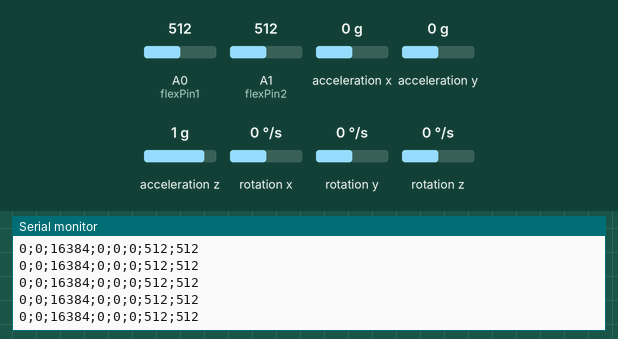
Simulated run of this sketch. Board: Arduino Uno, built with avr-gcc and run on an emulated ATmega328P. Shown: the last lines printed to the serial monitor. Wiring (inferred from the names in the program): MPU-6050 motion sensor at I2C address 0x68. Inputs (shaded band) come from the test bench; at power-on: acceleration x 0 g, acceleration y 0 g, acceleration z 1 g, A0 (flexPin1) = 512, A1 (flexPin2) = 512, rotation x 0 °/s, rotation y 0 °/s, rotation z 0 °/s.

Above: at 1.2 s.
1.3 s: acceleration x set to 0.8 g
At 1.4 s:
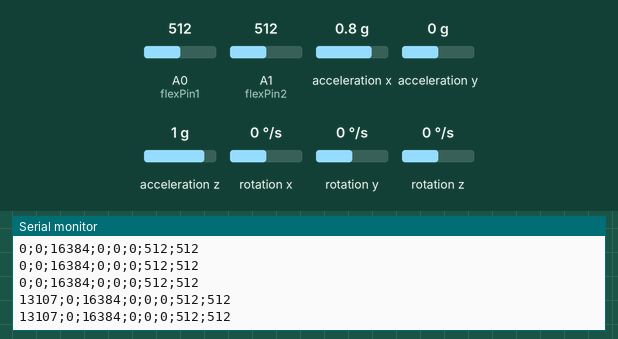
4.3 s: acceleration y set to -1.4 g
At 4.4 s:
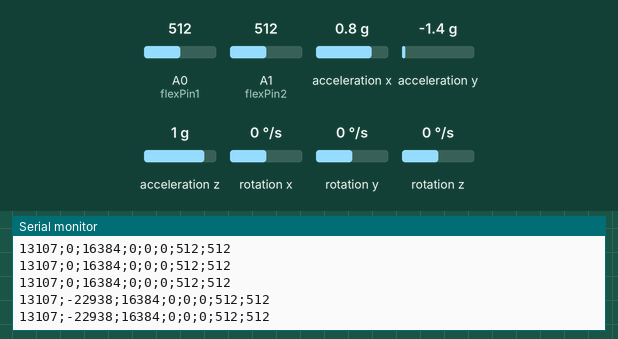
7.3 s: acceleration z set to -1.4 g
At 7.3 s:
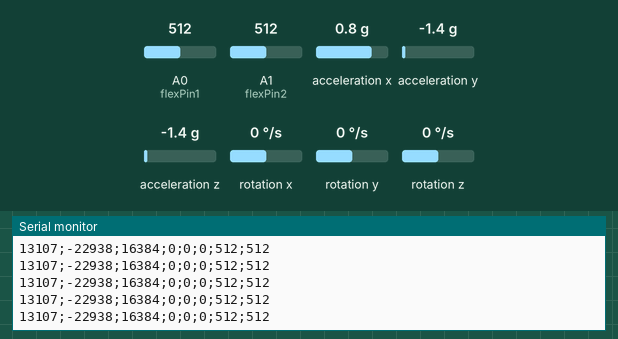
10.3 s: A0 (flexPin1) set to 716
At 10.31 s:
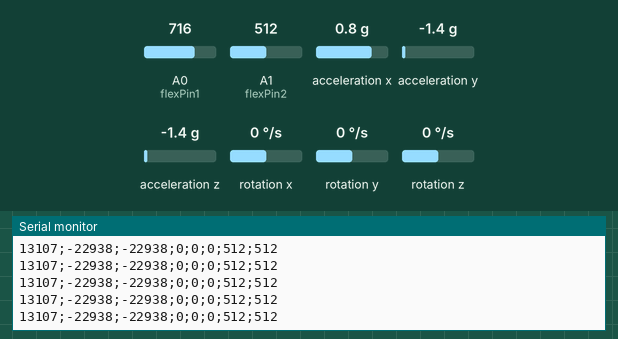
11.8 s: A1 (flexPin2) set to 716
At 11.82 s:
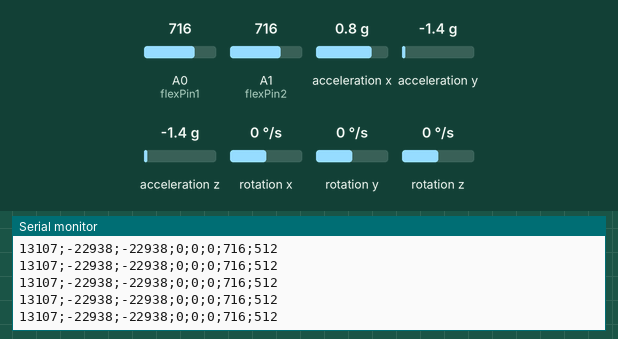
13.3 s: A0 (flexPin1) set to 992
At 13.32 s:
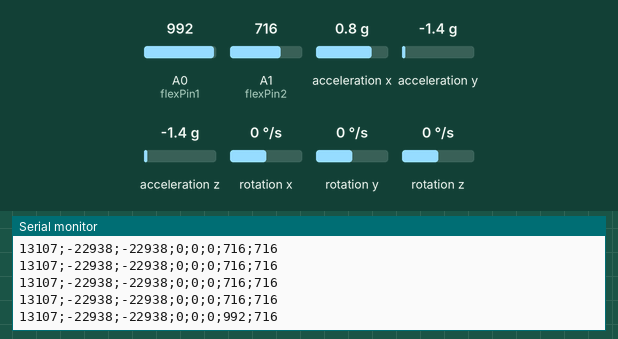

The sketch:

mpu6050_2.ino
```cpp
/* ARDUINO CODE.   Copy and paste in Arduino IDE

// MPU 6050   --->   Arduino
//
//  VCC   ----->   3.3v
//  GND   ----->   GND
//  SCL   ----->   A5 pin
//  SDA   ----->   A4 pin*/


#include<Wire.h>
const int MPU=0x68;  // I2C address of the MPU-6050
int16_t AcX,AcY,AcZ,Tmp,GyX,GyY,GyZ;
 const int flexPin1  = A0; //pin A0 to read analog input
const int flexPin2  = A1;// for long flex sensor 120,220 oorg,for short flex sensor 40,140 yvrg
//Variables:
int value1; //save analog value
int value2;

// value returned is in interval [-32768, 32767] so for normalize multiply GyX and others for gyro_normalizer_factor
// float gyro_normalizer_factor = 1.0f / 32768.0f;

void setup(){
  Wire.begin();
  Wire.beginTransmission(MPU);
  Wire.write(0x6B);  // PWR_MGMT_1 register
  Wire.write(0);     // set to zero (wakes up the MPU-6050)
  Wire.endTransmission(true);

  Serial.begin(9600);
}


void loop(){


  value1 = analogRead(flexPin1);         //Read and save analog value from potentiometer
  value2 = analogRead(flexPin2);
  /*//Print value
  if(value<750)Serial.println("0");
  if(value>750)Serial.print("1");
  delay(10);*/                          //Small delay

  Wire.beginTransmission(MPU);
  Wire.write(0x3B);  // starting with register 0x3B (ACCEL_XOUT_H)
  Wire.endTransmission(false);
  Wire.requestFrom(MPU,14,true);  // request a total of 14 registers
  AcX=Wire.read()<<8|Wire.read();  // 0x3B (ACCEL_XOUT_H) & 0x3C (ACCEL_XOUT_L)
  AcY=Wire.read()<<8|Wire.read();  // 0x3D (ACCEL_YOUT_H) & 0x3E (ACCEL_YOUT_L)
  AcZ=Wire.read()<<8|Wire.read();  // 0x3F (ACCEL_ZOUT_H) & 0x40 (ACCEL_ZOUT_L)
  Tmp=Wire.read()<<8|Wire.read();  // 0x41 (TEMP_OUT_H) & 0x42 (TEMP_OUT_L)
  GyX=Wire.read()<<8|Wire.read();  // 0x43 (GYRO_XOUT_H) & 0x44 (GYRO_XOUT_L)
  GyY=Wire.read()<<8|Wire.read();  // 0x45 (GYRO_YOUT_H) & 0x46 (GYRO_YOUT_L)
  GyZ=Wire.read()<<8|Wire.read();  // 0x47 (GYRO_ZOUT_H) & 0x48 (GYRO_ZOUT_L)

  Serial.print(AcX); Serial.print(";"); Serial.print(AcY); Serial.print(";"); Serial.print(AcZ); Serial.print(";");
  Serial.print(GyX); Serial.print(";"); Serial.print(GyY); Serial.print(";"); Serial.print(GyZ);Serial.print(";");
  Serial.print(value1); Serial.print(";");Serial.print(value2);Serial.println("");
  Serial.flush();

  delay(10);
}
```

Measured:
- after the input at 1.3 s, the serial monitor: prints a new line at once (image 1)
- after the input at 4.3 s, the serial monitor: prints a new line at once (image 2)
- after the input at 13.3 s, the serial monitor: prints a new line at once (image 6)
